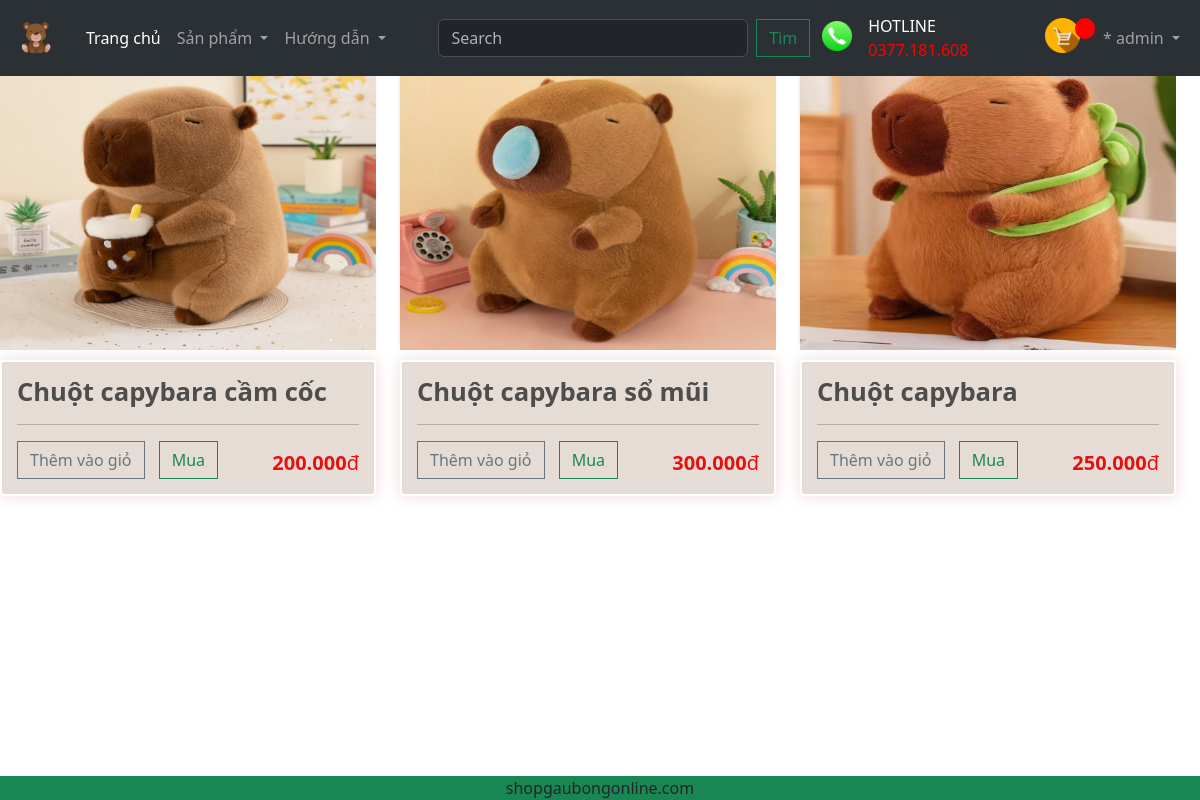
The page /category/?category=chuot (signed in) on the database its author committed.
### app/models.py (models this page shows, shortened)
class Sanpham(models.Model):
    category = models.ManyToManyField(Category, related_name='san_pham')
    ten_San_Pham = models.CharField(max_length=200,null=True) #max_length=200: là tên tối đa là 200 ký tự, null=True: nếu người dùng không gõ từ gì
    gia = models.FloatField()
    digital = models.BooleanField(default=False,null=True,blank=False)
    hinh_anh = models.ImageField(null=True,blank=True)

### app/views.py (the view)
# urls.py: path('category/', views.category, name="category"),
def category(request):
    categories = Category.objects.filter(is_sub = False)
    active_category = request.GET.get('category','')
    if active_category:
        san_pham = Sanpham.objects.filter(category__slug = active_category)
    context ={'categories':categories, 'san_pham':san_pham, 'active_category':active_category}
    return render(request, 'app/category.html',context)

### app/templates/app/category.html (shortened to what this page needs)
{% extends 'app/base.html' %}
{%load static%}
      {% block timKiem %}
      <div class="row"style="width:100%">
        {%for san_pham in san_pham %}
        <div class="col-lg-4">
          <img class="thumbnail" style="height:300px" src="{{san_pham.hinh_anh.url}}">
          <div class="box-element product">
            <h6><strong>{{san_pham.ten_San_Pham}}</strong></h6>
            <hr>
            <button data-product={{san_pham.id}} data-action = "add" class="btn btn-outline-secondary add-btn update-cart">Thêm vào giỏ</button>
            <a class="btn btn-outline-success" href="#">Mua</a>
            <h5 style="display: inline-block; float: right"><strong>{{san_pham.gia|floatformat:3}}</strong>đ</h5>
          </div>
        </div>
        {% endfor%}
      </div>
      {% endblock timKiem %}

### app/templates/app/base.html (shortened to what this page needs)
{% load static%}
<!DOCTYPE html>
<html>
    <head>
        <link href="https://cdn.jsdelivr.net/npm/bootstrap@5.3.3/dist/css/bootstrap.min.css" rel="stylesheet">
        <link href="{% static 'app/css/style.css' %}"rel="stylesheet"/>
        <link href="{% static 'app/css/owl.carousel.min.css' %}"rel="stylesheet"/>
        <link href="{% static 'app/css/all.min.css' %}"rel="stylesheet"/>
        <link rel="stylesheet"type="text/css" href="{% static 'app/css/main.css'%}">
        <link rel="stylesheet" href="">
    </head>
    <body>
        <nav class="navbar navbar-expand-lg bg-body-tertiary" data-bs-theme="dark">
            <div class="container-fluid">
              <a class="navbar-brand" href="{%url 'home'%}">
                <img src="{% static "app/images/banner/icon.png" %}" width = "50" height="50">
              </a>
              <div class="collapse navbar-collapse" id="navbarSupportedContent">
                <ul class="navbar-nav me-auto mb-2 mb-lg-0">
                  <li class="nav-item">
                    <a class="nav-link active" aria-current="page" href="{%url 'home'%}">Trang chủ</a>
                  </li>
                  <li class="nav-item dropdown">
                    <a class="nav-link dropdown-toggle" href="#" role="button" data-bs-toggle="dropdown" aria-expanded="false">
                      Sản phẩm
                    </a>
                  </li>
                  <li class="nav-item dropdown">
                    <a class="nav-link dropdown-toggle" href="#" role="button" data-bs-toggle="dropdown" aria-expanded="false">
                      Hướng dẫn
                    </a>
                  </li>
                </ul>
                <ul class="navbar-nav me-auto mb-2 mb-lg-0">
                  <form class="container d-flex justify-content-center align-items-center" role="search" method = POST action = "{% url 'timkiem'%}">
                      <input class="form-control me-2" type="search" placeholder="Search" aria-label="Search" name = "searched">
                      <button class="btn btn-outline-success" type="submit">Tìm</button>
                  </form>
                  <a class="navbar-brand">
                    <img src="{% static "app/images/icon-phone.png" %}" width = "30" height="30">
                  </a>
                  <li class="nav-item">
                    <a style="color: #ffffff">HOTLINE</a>
                    <span style="color: red">0377.181.608</span>
                  </li>
               </ul>
              </div>
              <ul class="navbar-nav me-auto mb-2 mb-lg-0">
            <div class = 'form-inline my-2 my-lg-0'>
              <a href = "{%url 'cart'%}">
                <img id="cart-icon" src="{% static 'app/images/cart.png' %}">
              </a>
            </div>
            <div>
              <p id= 'cart-total'>{{cartItems}}</p>
            </div>
          <li class="nav-item dropdown" >
            <a class="nav-link dropdown-toggle" href="#" role="button" data-bs-toggle="dropdown" aria-expanded="false">
              <span>* {{request.user}}</span>
            </a>
          </li>
              </ul>
            </div>
          </nav>
      {% block timKiem %} {% endblock timKiem %}
      <Footer class="container--fluid bg-success text-center fixed-bottom p-0.5 mt-5">
        shopgaubongonline.com
      </footer>
    </body>
</html>

### app/static/app/css/main.css (style rules this page uses)
body { background-color: hsl(214, 27%, 46%); }
h1, h2, h3, h4, h5, h6 { color: hsl(0, 0%, 30%); }
.box-element { box-shadow: hsl(0, 40%, 90%) 0 0 16px; background-color: #e5ddd5; padding: 15px; border: 2px solid #ffffff; border-radius: 5px; }
.box-element h6 { margin-top: 0; font-size: 1.6em; }
.thumbnail { width: 350px; height: 150px; -webkit-box-shadow: -1px -3px 5px -2px rgba(214, 214, 214, 1); -moz-box-shadow: -1px -3px 5px -2px rgba(214, 214, 214, 1); box-shadow: -1px -3px 5px -2px rgba(214, 214, 214, 1); width: 100%; margin-bottom: 10px; }
.product { border-radius: 0 0 4px 4px; }
.product h5 { margin-top: 10px; color: #ea0e0e; }
#cart-icon { width: 35px; height: auto; display: inline-block; margin-left: 25px; margin-right: -5px; }
#cart-total { display: block; text-align: center; color: #fff; background-color: red; width: 20px; height: 21px; border-radius: 50%; font-size: 14px; font-weight: bold; }
.col-lg-3, .col-lg-4, .col-lg-6, .col-lg-8, .col-lg-12 { margin-top: 50px; }
.col-lg-4 { max-width: 33.333%; }
.btn { border-radius: 0; margin-top: 0 px; }
.row { display: flex; justify-content: space-around; }
.add-btn { margin-right: 10px; }
.navbar { position: fixed; top: 0; width: 100%; z-index: 1000; }
body { background: url('https://accgroup.vn/wp-content/uploads/2023/02/Background-la-gi.jpg'); background-size: cover; background-position: center; background-attachment: fixed; }

### rows shown on the page
Sanpham: hinh_anh (picture), ten_San_Pham "Chuột capybara cầm cốc", gia "200.000"
Sanpham: hinh_anh (picture), ten_San_Pham "Chuột capybara sổ mũi", gia "300.000"
Sanpham: hinh_anh (picture), ten_San_Pham "Chuột capybara", gia "250.000"

### other values the page prints
{{ request.user }} "admin"
